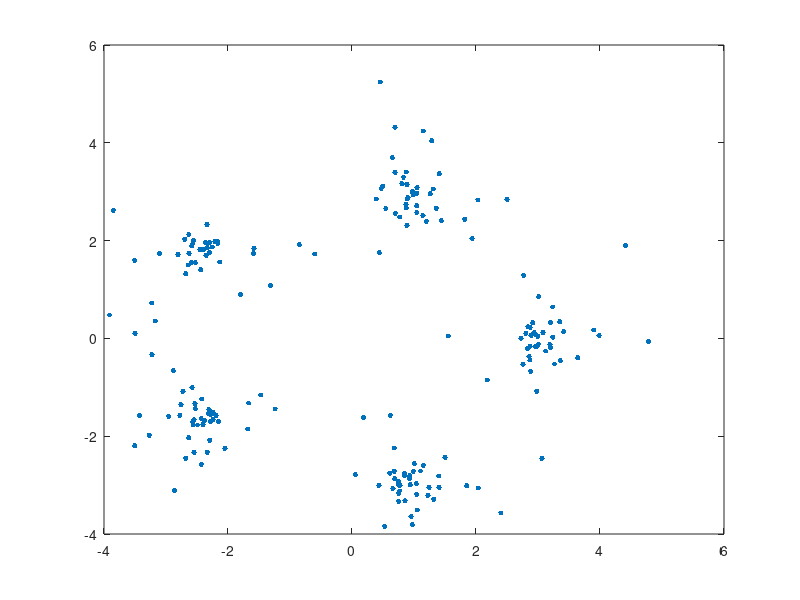
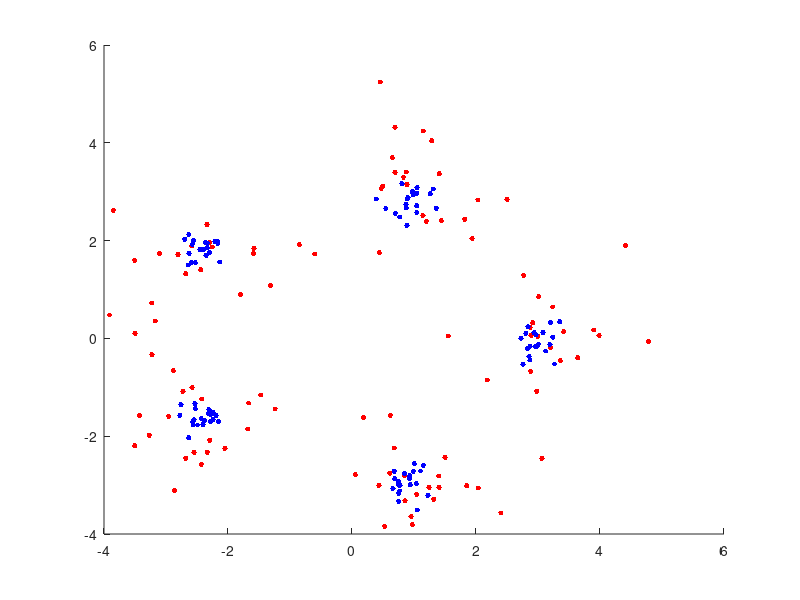

Reproduce these figures in MATLAB, in order. (Note: this script raises an error after producing the figures.)
clear; clc;

load('11HW1_KmeanData.mat');

X = X';
Y = Y';
XY = cat(1, X, Y);

figure;
plot(XY(:, 1), XY(:, 2), '.', 'MarkerSize', 12);
   
figure; 
hold on;
plot(X(:, 1), X(:, 2), 'r.', 'MarkerSize', 12);
plot(Y(:, 1), Y(:, 2), 'b.', 'MarkerSize', 12);
legend('X', 'Y', 'Location', 'NW');
hold off;

opts = statset('Display', 'final');
[idx, C] = kmeans(XY, 6, 'Distance','cityblock',...
    'Replicates', 10, 'Options', opts);

figure;
hold on
plot(XY(idx==1,1),XY(idx==1,2),'r.','MarkerSize',12)
plot(XY(idx==2,1),XY(idx==2,2),'g.','MarkerSize',12)
plot(XY(idx==3,1),XY(idx==3,2),'b.','MarkerSize',12)
plot(XY(idx==4,1),XY(idx==4,2),'c.','MarkerSize',12)
plot(XY(idx==5,1),XY(idx==5,2),'m.','MarkerSize',12)
plot(XY(idx==6,1),XY(idx==6,2),'y.','MarkerSize',12)
    
plot(C(:,1),C(:,2),'kx',...
     'MarkerSize',15,'LineWidth',3)
% legend('Cluster 1','Cluster 2','Centroids',...
%        'Location','NW')
% legend('Cluster 1','Cluster 2','Cluster 3','Cluster 4','Centroids',...
%        'Location','NW')
% legend('Cluster 1','Cluster 2','Cluster 3','Cluster 4','Cluster 5','Centroids',...
%        'Location','NW')
legend('Cluster 1','Cluster 2','Cluster 3','Cluster 4','Cluster 5','Cluster 6','Centroids',...
       'Location','NW')
title 'Cluster Assignments and Centroids'
hold off

